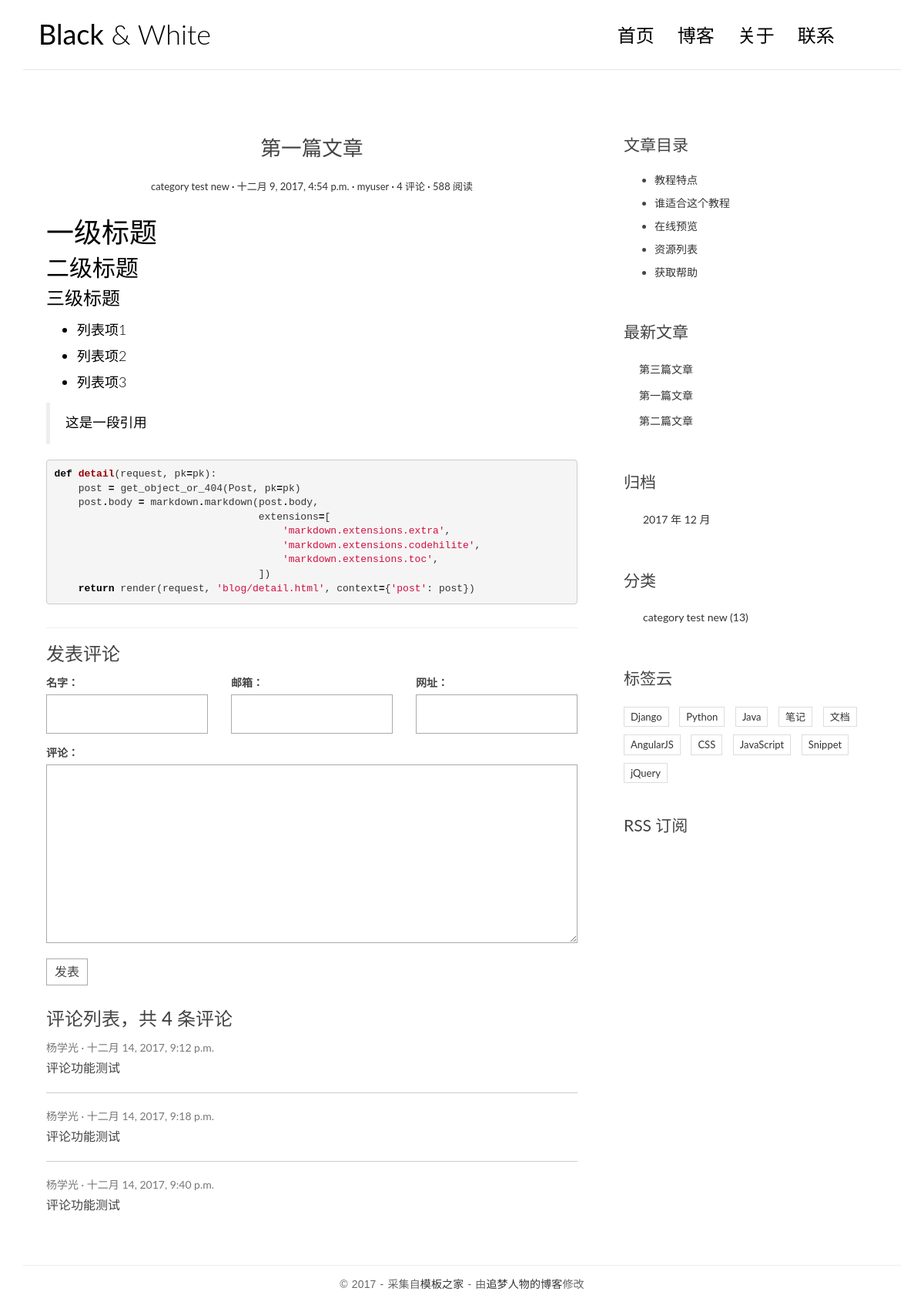
The app's page /post/2/ with its own data.
### blog/models.py (models this page shows, shortened)
@python_2_unicode_compatible
class Post(models.Model):
    title = models.CharField(max_length=70)
    body = models.TextField()
    created_time = models.DateTimeField()
    modified_time = models.DateTimeField()
    excerpt = models.CharField(max_length=200, blank=True)
    category = models.ForeignKey(Category)
    tags = models.ManyToManyField(Tag, blank=True)
    author = models.ForeignKey(User)
    def get_absolute_url(self):
        return reverse('blog:detail', kwargs={'pk': self.pk })

class Category(models.Model):
    name = models.CharField(max_length=100)

### comments/models.py (models this page shows, shortened)
@python_2_unicode_compatible
class Comment(models.Model):
    name = models.CharField(max_length=100)
    email = models.EmailField(max_length=255)
    url = models.URLField(blank=True)
    text = models.TextField()
    created_time = models.DateTimeField(auto_now_add=True)
    post = models.ForeignKey('blog.Post')

### blog/views.py (the view)
# urls.py: url(r'^post/(?P<pk>[0-9]+)/$', views.detail, name='detail'),
def detail(request, pk):
    post = get_object_or_404(Post, pk=pk)
    post.body = markdown.markdown(post.body,
                                  extensions=[
                                      'markdown.extensions.extra',
                                      'markdown.extensions.codehilite',
                                      'markdown.extensions.toc',
                                  ])
    form = CommentForm()
    comment_list = post.comment_set.all()
    context = {'post': post,
               'form': form,
               'comment_list': comment_list
               }
    return render(request, 'blog/detail.html', context=context)

### comments/forms.py
class CommentForm(forms.ModelForm):
    class Meta:
        model = Comment
        fields = ['name', 'email', 'url', 'text']

### blog/templatetags/blog_tags.py (called while the page is built)
@register.simple_tag
def get_recent_posts(num=5):
    return Post.objects.all().order_by('-created_time')[:num]

@register.simple_tag
def archives():
    return Post.objects.dates('created_time', 'month', order='DESC')

@register.simple_tag
def get_categories():
    return Category.objects.all()

### templates/blog/detail.html (shortened to what this page needs)
{% extends 'base.html' %}
{% block main %}
    <article class="post post-{{ post.pk }}">
        <header class="entry-header">
            <h1 class="entry-title">{{ post.title }}</h1>
            <div class="entry-meta">
                <span class="post-category"><a href="#">{{ post.category.name }}</a></span>
                <span class="post-date"><a href="#"><time class="entry-date"
                                                          datetime="{{ post.created_time }}">{{ post.created_time }}</time></a></span>
                <span class="post-author"><a href="#">{{ post.author }}</a></span>
                <span class="comments-link"><a href="#">4 评论</a></span>
                <span class="views-count"><a href="#">588 阅读</a></span>
            </div>
        </header>
        <div class="entry-content clearfix">
            {{ post.body|safe }}
        </div>
    </article>
    <section class="comment-area" id="comment-area">
        <hr>
        <h3>发表评论</h3>
        <form action="{% url 'comments:post_comment' post.pk %}" method="post" class="comment-form">
            <div class="row">
                <div class="col-md-4">
                    <label for="{{ form.name.id_for_label }}">名字：</label>
                    {{ form.name }}
                </div>
                <div class="col-md-4">
                    <label for="{{ form.email.id_for_label }}">邮箱：</label>
                    {{ form.email }}
                </div>
                <div class="col-md-4">
                    <label for="{{ form.url.id_for_label }}">网址：</label>
                    {{ form.url }}
                </div>
                <div class="col-md-12">
                    <label for="{{ form.text.id_for_label }}">评论：</label>
                    {{ form.text }}
                    <button type="submit" class="comment-btn">发表</button>
                </div>
            </div>
        </form>
        <div class="comment-list-panel">
            <h3>评论列表，共 <span>4</span> 条评论</h3>
            <ul class="comment-list list-unstyled">
                {% for comment in comment_list %}
                <li class="comment-item">
                    <span class="nickname">{{ comment.name }}</span>
                    <time class="submit-date" >{{ comment.created_time }}</time>
                    <div class="text">
                        {{ comment.text }}
                    </div>
                </li>
                {% empty %}
                暂无评论
                {% endfor %}
            </ul>
        </div>
    </section>
{% endblock main %}
{% block toc %}
    <div class="widget widget-content">
        <h3 class="widget-title">文章目录</h3>
        <ul>
            <li>
                <a href="#">教程特点</a>
            </li>
            <li>
                <a href="#">谁适合这个教程</a>
            </li>
            <li>
                <a href="#">在线预览</a>
            </li>
            <li>
                <a href="#">资源列表</a>
            </li>
            <li>
                <a href="#">获取帮助</a>
            </li>
        </ul>
    </div>
{% endblock toc %}

### templates/base.html (shortened to what this page needs)
{% load staticfiles %}
{% load blog_tags %}
<!DOCTYPE html>
<html>
<head>
    <link rel="stylesheet" href="{% static 'blog/css/bootstrap.min.css' %}">
    <link rel="stylesheet" href="http://code.ionicframework.com/ionicons/2.0.1/css/ionicons.min.css">
    <link rel="stylesheet" href="{% static 'blog/css/pace.css' %}">
    <link rel="stylesheet" href="{% static 'blog/css/custom.css' %}">
    <link rel="stylesheet" href="{% static 'blog/css/highlights/github.css' %}">
</head>
<body>
<div class="container">
    <header id="site-header">
        <div class="row">
            <div class="col-md-4 col-sm-5 col-xs-8">
                <div class="logo">
                    <h1><a href="{% url 'blog:index' %}"><b>Black</b> &amp; White</a></h1>
                </div>
            </div>
            <div class="col-md-8 col-sm-7 col-xs-4">
                <nav class="main-nav" role="navigation">
                    <div class="collapse navbar-collapse" id="bs-example-navbar-collapse-1">
                        <ul class="nav navbar-nav navbar-right">
                            <li class="cl-effect-11"><a href="index.html" data-hover="首页">首页</a></li>
                            <li class="cl-effect-11"><a href="full-width.html" data-hover="博客">博客</a></li>
                            <li class="cl-effect-11"><a href="about.html" data-hover="关于">关于</a></li>
                            <li class="cl-effect-11"><a href="contact.html" data-hover="联系">联系</a></li>
                        </ul>
                    </div>
                </nav>
            </div>
        </div>
    </header>
</div>
<div class="content-body">
    <div class="container">
        <div class="row">
            <main class="col-md-8">
                {% block main %}
                {% endblock main %}
            </main>
            <aside class="col-md-4">
                {% block toc %}
                {% endblock toc %}
                <div class="widget widget-recent-posts">
                    <h3 class="widget-title">最新文章</h3>
                    {% get_recent_posts as recent_post_list %}
                    <ul>
                        {% for post in recent_post_list %}
                        <li>
                            <a href="{{ post.get_absolute_url }}">{{ post.title }}</a>
                        </li>
                        {% empty %}
                        暂无文章！
                        {% endfor %}
                    </ul>
                </div>
                <div class="widget widget-archives">
                    <h3 class="widget-title">归档</h3>
                    {% archives as date_list %}
                    <ul>
                        {% for date in date_list %}
                        <li>
                            <a href="{% url 'blog:archives' date.year date.month %}">{{ date.year }} 年 {{ date.month }} 月</a>
                        </li>
                        {% empty %}
                        暂无归档！
                        {% endfor %}
                    </ul>
                </div>
                <div class="widget widget-category">
                    <h3 class="widget-title">分类</h3>
                    {% get_categories as category_list %}
                    <ul>
                        {% for category in category_list %}
                        <li>
                            <a href="{% url 'blog:category' category.pk %}">{{ category.name }} <span class="post-count">(13)</span></a>
                        </li>
                        {% empty %}
                        暂无分类！
                        {% endfor %}
                    </ul>
                </div>
                <div class="widget widget-tag-cloud">
                    <h3 class="widget-title">标签云</h3>
                    <ul>
                        <li>
                            <a href="#">Django</a>
                        </li>
                        <li>
                            <a href="#">Python</a>
                        </li>
                        <li>
                            <a href="#">Java</a>
                        </li>
                        <li>
                            <a href="#">笔记</a>
                        </li>
                        <li>
                            <a href="#">文档</a>
                        </li>
                        <li>
                            <a href="#">AngularJS</a>
                        </li>
                        <li>
                            <a href="#">CSS</a>
                        </li>
                        <li>
                            <a href="#">JavaScript</a>
                        </li>
                        <li>
                            <a href="#">Snippet</a>
                        </li>
                        <li>
                            <a href="#">jQuery</a>
                        </li>
                    </ul>
                </div>
                <div class="rss">
                    <a href=""> RSS 订阅</a>
                </div>
            </aside>
        </div>
    </div>
</div>
<footer id="site-footer">
    <div class="container">
        <div class="row">
            <div class="col-md-12">
                <p class="copyright">&copy 2017 - 采集自<a href="http://www.cssmoban.com/"
                                                        target="_blank" title="模板之家">模板之家</a>
                    - 由<a href="http://zmrenwu.com/" title="网页模板" target="_blank">追梦人物的博客</a>修改
                </p>
            </div>
        </div>
    </div>
</footer>
</body>
</html>

### blog/static/blog/css/custom.css (style rules this page uses)
* { outline: none; }
h1, h2, h3, h4, h5, h6 { margin-top: 0; }
b { font-weight: 400; }
a { color: #333; }
body { color: #444; font-family: 'Lato', sans-serif; }
p { font-family: 'Ubuntu', sans-serif; font-weight: 400; word-spacing: 1px; letter-spacing: 0.01em; }
#site-header { background-color: #FFF; padding: 25px 20px; margin-bottom: 40px; border-bottom: 1px solid #e7e7e7; }
.logo h1 a { color: #000; }
.logo h1 { margin: 0; font-family: 'Lato', sans-serif; font-weight: 300; }
.main-nav { margin-top: 11px; max-width: 95%; }
.main-nav a { color: #000000 !important; padding: 0 0 5px 0 !important; margin-right: 30px; font-family: 'Lato', sans-serif; font-weight: 300; font-size: 24px; }
.cl-effect-11 a { padding: 10px 0; color: #0972b4; text-shadow: none; }
.cl-effect-11 a::before { position: absolute; top: 0; left: 0; overflow: hidden; padding: 0 0 5px 0 !important; max-width: 0; border-bottom: 1px solid #000; color: #000; content: attr(data-hover); white-space: nowrap; -webkit-transition: max-width 0.5s; -moz-transition: max-width 0.5s; transition: max-width 0.5s; }
.content-body { padding-bottom: 4em; }
.post { background: #fff; padding: 30px 30px 0; }
.entry-title { text-align: center; font-size: 1.9em; margin-bottom: 20px; line-height: 1.6; padding: 10px 20px 0; }
.entry-meta { text-align: center; color: #DDDDDD; font-size: 13px; margin-bottom: 30px; }
.entry-content { font-size: 18px; line-height: 1.9; font-weight: 300; color: #000; }
.post-category::after, .post-date::after, .post-author::after, .comments-link::after { content: ' ·'; color: #000; }
.widget { background: #fff; padding: 30px 0 0; }
.widget-title { font-size: 1.5em; margin-bottom: 20px; line-height: 1.6; padding: 10px 0 0; font-weight: 400; }
.widget-recent-posts ul { padding: 0; margin: 0; padding-left: 20px; }
.widget-recent-posts ul li { list-style-type: none; position: relative; line-height: 170%; margin-bottom: 10px; }
.widget-recent-posts ul li::before { content: '\f3d3'; font-family: "Ionicons"; position: absolute; left: -17px; top: 3px; font-size: 16px; color: #000; }
.widget-archives ul { padding: 0; margin: 0; padding-left: 25px; }
.widget-archives ul li { list-style-type: none; position: relative; line-height: 170%; margin-bottom: 10px; }
.widget-archives ul li::before { content: '\f3f3'; font-family: "Ionicons"; position: absolute; left: -25px; top: 1px; font-size: 16px; color: #000; }
.widget-category ul { padding: 0; margin: 0; padding-left: 25px; }
.widget-category ul li { list-style-type: none; position: relative; line-height: 170%; margin-bottom: 10px; }
.widget-category ul li::before { content: '\f3fe'; font-family: "Ionicons"; position: absolute; left: -25px; top: 1px; font-size: 18px; color: #000; }
.widget-tag-cloud ul { padding: 0; margin: 0; margin-right: -10px; }
.widget-tag-cloud ul li { list-style-type: none; font-size: 13px; display: inline-block; margin-right: 10px; margin-bottom: 10px; padding: 3px 8px; border: 1px solid #ddd; }
.widget-content ul li { margin-bottom: 10px; }
.rss { font-size: 21px; margin-top: 30px; }
.rss a { color: #444; }
#site-footer { padding-top: 10px; padding: 0 0 1.5em 0; }
.copyright { text-align: center; padding-top: 1em; margin: 0; border-top: 1px solid #eee; color: #666; }
.contact-form input, .comment-form input { border: 1px solid #aaa; margin-bottom: 15px; width: 100%; padding: 15px 15px; font-size: 16px; line-height: 100%; transition: 0.4s border-color linear; }
.contact-form textarea, .comment-form textarea { border: 1px solid #aaa; margin-bottom: 15px; width: 100%; padding: 15px 15px; font-size: 16px; line-height: 20px !important; min-height: 183px; transition: 0.4s border-color linear; }
.comment-area { padding: 0 30px 0; }
.comment-form { margin-top: 15px; }
.comment-form .comment-btn { background-color: #fff; border: 1px solid #aaa; font-size: 16px; padding: 5px 10px; }
.comment-list-panel { margin-top: 30px; }
.comment-list { margin-top: 15px; }
.comment-item:not(:last-child) { border-bottom: 1px #ccc solid; margin-bottom: 20px; padding-bottom: 20px; }
.comment-item .nickname, .comment-item .submit-date { color: #777; font-size: 14px; }
.comment-item .nickname:after { content: ' ·'; }
.comment-item .text { padding-top: 5px; font-size: 16px; }

### blog/static/blog/css/highlights/github.css (style rules this page uses)
.codehilite .k { color: #000000; font-weight: bold }
.codehilite .o { color: #000000; font-weight: bold }
.codehilite .nf { color: #990000; font-weight: bold }
.codehilite .w { color: #bbbbbb }
.codehilite .s1 { color: #d01040 }

### records on screen
Post: title "第一篇文章", category.name "category test new", created_time "十二月 9, 2017, 4:54 p.m.", author "myuser", body "一级标题 二级标题 三级标题 列表项1 列表项2 列表项3 这是一段引用 def detail ( request , pk = pk ): post = get_object_or_404 ( Post , pk = pk ) post . body = markdown . markdown ( post . body , extensions = [ 'markdown.extensions.extra' , 'markdown.extensions.codehilite' , 'markdown.extensions.toc' , ]) return render ( request , 'blog/detail.html' , context = { 'post' : post })"
Comment: name "杨学光", created_time "十二月 14, 2017, 9:12 p.m.", text "评论功能测试"
Comment: name "杨学光", created_time "十二月 14, 2017, 9:18 p.m.", text "评论功能测试"
Comment: name "杨学光", created_time "十二月 14, 2017, 9:40 p.m.", text "评论功能测试"
Post: title "第三篇文章"
Post: title "第二篇文章"
Category: name "category test new"

### other values on screen
{{ date.year }} "2017"
{{ date.month }} "12"
